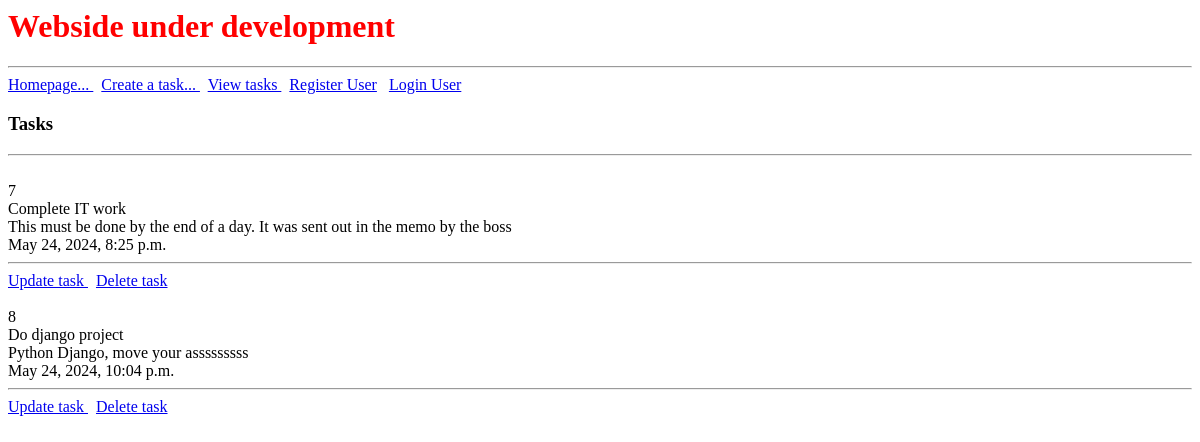
The app's page /view-tasks, older data.
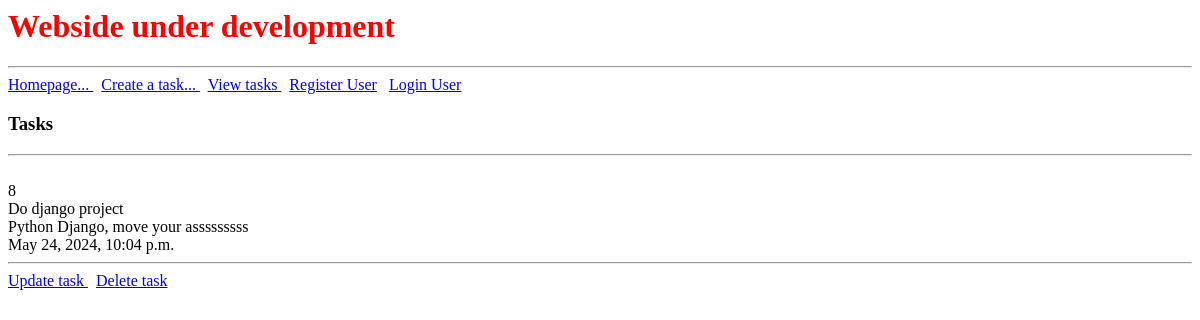
The same page, newer data.
### crm/models.py (models this page shows)
class Task(models.Model):
    title = models.CharField(max_length=50)
    description = models.TextField(max_length=1000)
    created = models.DateTimeField(auto_now_add=True)

### crm/views.py (the view)
# urls.py: path('view-tasks', views.tasks, name="view-tasks"),
def tasks(request):
    queryDataAll = Task.objects.all()
    context = {'AllTasks':queryDataAll}
    return render(request, 'crm/view-tasks.html', context)

### crm/templates/crm/view-tasks.html (shortened to what this page needs)
{% extends 'crm/base.html'%}
{% block content %}
<h3> Tasks </h3>
<hr>
{% for task in AllTasks %}
    <br>
    {{task.id}}
    <br>
    {{task.title}}
    <br>
    {{task.description}}
    <br>
    {{task.created}}
    <hr>
    <a href="{% url 'update-task' task.id %}">Update task </a>
    <a href="{% url 'delete-task' task.id %}">Delete task </a>
    <br>
{% endfor %}
<br>
<br>
{% endblock %}

Row changes from the older to the newer data that the page shows:
removed Task: id "7", title "Complete IT work", description "This must be done by the end of a day. It was sent out in the memo by the boss", created "May 24, 2024, 8:25 p.m."
